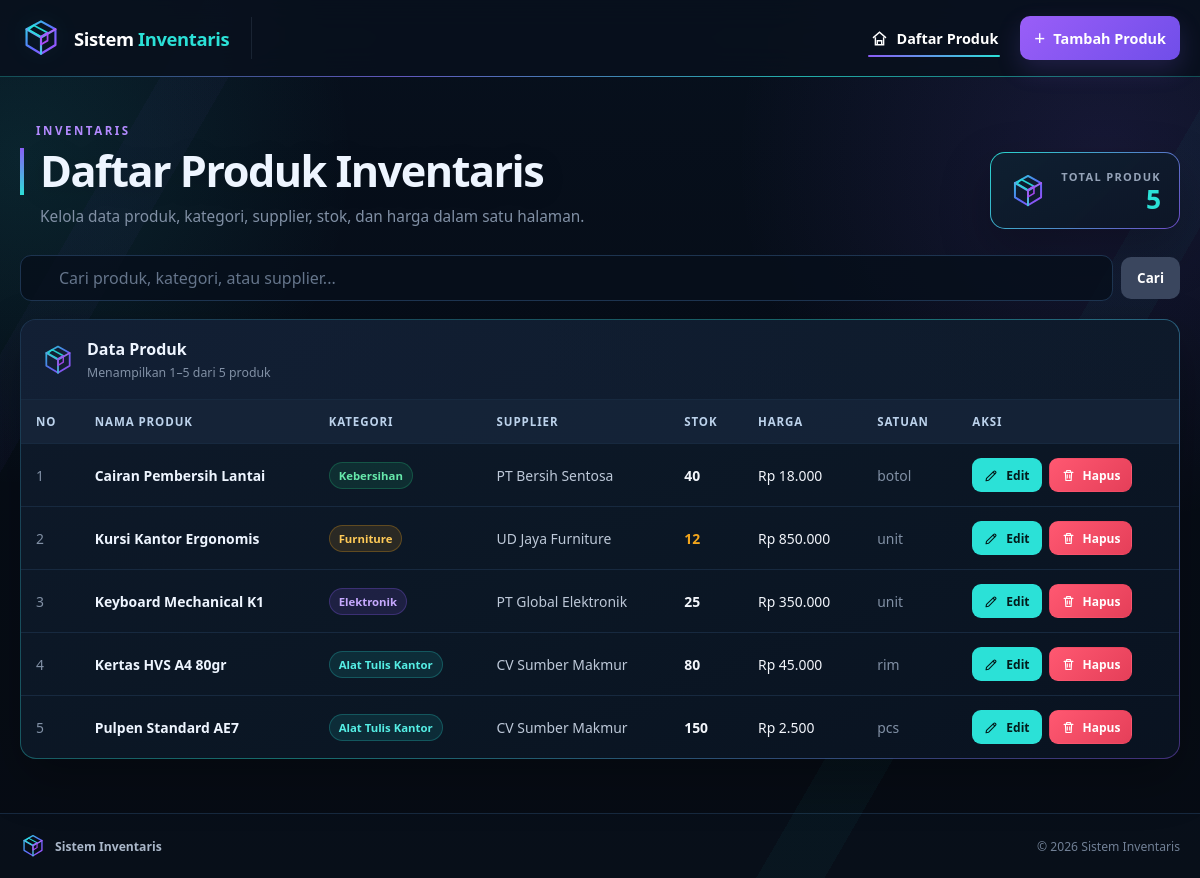
The page / on the database its author committed.
### tables this page shows
CREATE TABLE produk (
    id_produk INT AUTO_INCREMENT PRIMARY KEY,
    nama_produk VARCHAR(150) NOT NULL,
    id_kategori INT NOT NULL,
    id_supplier INT NOT NULL,
    stok INT NOT NULL DEFAULT 0,
    harga DECIMAL(12,2) NOT NULL DEFAULT 0,
    satuan VARCHAR(30) NOT NULL DEFAULT 'pcs',
    created_at TIMESTAMP DEFAULT CURRENT_TIMESTAMP,
    CONSTRAINT fk_produk_kategori FOREIGN KEY (id_kategori)
        REFERENCES kategori(id_kategori)
        ON DELETE RESTRICT
        ON UPDATE CASCADE,
    CONSTRAINT fk_produk_supplier FOREIGN KEY (id_supplier)
        REFERENCES supplier(id_supplier)
        ON DELETE RESTRICT
        ON UPDATE CASCADE
);

CREATE TABLE kategori (
    id_kategori INT AUTO_INCREMENT PRIMARY KEY,
    nama_kategori VARCHAR(100) NOT NULL,
    deskripsi VARCHAR(255) DEFAULT NULL,
    created_at TIMESTAMP DEFAULT CURRENT_TIMESTAMP
);

CREATE TABLE supplier (
    id_supplier INT AUTO_INCREMENT PRIMARY KEY,
    nama_supplier VARCHAR(100) NOT NULL,
    kontak VARCHAR(50) DEFAULT NULL,
    alamat VARCHAR(255) DEFAULT NULL,
    created_at TIMESTAMP DEFAULT CURRENT_TIMESTAMP
);

### config/helpers.php (called while the page is built, shortened)
<?php
function e($value): string
{
    return htmlspecialchars((string) $value, ENT_QUOTES, 'UTF-8');
}
function categoryBadgeClass(string $category): string
{
    return match (mb_strtolower(trim($category), 'UTF-8')) {
        'alat tulis kantor' => 'badge-cat-stationery',
        'elektronik' => 'badge-cat-electronic',
        'furniture' => 'badge-cat-furniture',
        'bahan baku' => 'badge-cat-material',
        'kebersihan' => 'badge-cat-cleaning',
        default => 'badge-cat-default',
    };
}

### index.php (the view, shortened to what this page needs)
<?php
require_once __DIR__ . '/config/helpers.php';
$db = Database::getInstance()->getConnection();
$search = trim($_GET['search'] ?? '');
$limit = 5;
$page = max(1, (int) ($_GET['page'] ?? 1));
$where = '';
$countSql = "SELECT COUNT(*)
             FROM produk p
             INNER JOIN kategori k ON p.id_kategori = k.id_kategori
             INNER JOIN supplier s ON p.id_supplier = s.id_supplier
             {$where}";
$countStmt = $db->prepare($countSql);
$countStmt->execute();
$totalRows = (int) $countStmt->fetchColumn();
$totalPages = max(1, (int) ceil($totalRows / $limit));
$page = min($page, $totalPages);
$offset = ($page - 1) * $limit;
$sql = "SELECT p.id_produk,
               p.id_kategori,
               p.nama_produk,
               p.stok,
               p.harga,
               p.satuan,
               k.nama_kategori,
               s.nama_supplier
        FROM produk p
        INNER JOIN kategori k ON p.id_kategori = k.id_kategori
        INNER JOIN supplier s ON p.id_supplier = s.id_supplier
        {$where}
        ORDER BY p.id_produk DESC
        LIMIT :limit OFFSET :offset";
$stmt = $db->prepare($sql);
$stmt->bindValue(':limit', $limit, PDO::PARAM_INT);
$stmt->bindValue(':offset', $offset, PDO::PARAM_INT);
$stmt->execute();
$produkList = $stmt->fetchAll();
$rangeStart = $totalRows > 0 ? $offset + 1 : 0;
$rangeEnd = min($offset + $limit, $totalRows);
include __DIR__ . '/includes/header.php';
?>
<section class="page-heading">
    <div>
        <p class="eyebrow">INVENTARIS</p>
        <h1>Daftar Produk Inventaris</h1>
        <p class="page-description">Kelola data produk, kategori, supplier, stok, dan harga dalam satu halaman.</p>
    </div>
    <div class="stat-card">
        <span class="stat-icon" aria-hidden="true"><img src="assets/logo-inventaris.svg" alt=""></span>
        <div class="stat-content">
            <span class="stat-label">Total Produk</span>
            <strong><?php echo $totalRows; ?></strong>
        </div>
    </div>
</section>
<div class="toolbar">
    <form class="search-form" method="get" action="index.php" role="search">
        <div class="search-input-wrap">
            <input id="search" type="search" name="search" placeholder="Cari produk, kategori, atau supplier..."
                   value="<?php echo e($search); ?>">
        </div>
        <button type="submit" class="btn btn-secondary">Cari</button>
    </form>
</div>
<?php if ($totalRows === 0): ?>
    <section class="empty-state">
        <div class="empty-icon"><img src="assets/logo-inventaris.svg" alt=""></div>
        <h2>Tidak ada produk ditemukan</h2>
        <p><?php echo $search !== '' ? 'Coba gunakan kata kunci lain.' : 'Belum ada data produk di database.'; ?></p>
        <?php if ($search !== ''): ?>
            <a href="index.php" class="btn btn-secondary">Lihat Semua Produk</a>
        <?php else: ?>
            <a href="tambah.php" class="btn btn-primary">Tambah Produk Pertama</a>
        <?php endif; ?>
    </section>
<?php else: ?>
    <section class="table-card">
        <div class="table-head">
            <div class="table-title">
                <div class="table-title-icon" aria-hidden="true"><img src="assets/logo-inventaris.svg" alt=""></div>
                <div>
                <h2>Data Produk</h2>
                <p>Menampilkan <?php echo $rangeStart; ?>–<?php echo $rangeEnd; ?> dari <?php echo $totalRows; ?> produk</p>
                </div>
            </div>
        </div>
        <div class="table-wrap">
            <table>
                <thead>
                <tr>
                    <th>No</th>
                    <th>Nama Produk</th>
                    <th>Kategori</th>
                    <th>Supplier</th>
                    <th>Stok</th>
                    <th>Harga</th>
                    <th>Satuan</th>
                    <th>Aksi</th>
                </tr>
                </thead>
                <tbody>
                <?php $no = $offset + 1; ?>
                <?php foreach ($produkList as $row): ?>
                    <tr>
                        <td class="muted-cell"><?php echo $no++; ?></td>
                        <td>
                            <div class="product-name"><?php echo e($row['nama_produk']); ?></div>
                        </td>
                        <td><span class="badge <?php echo categoryBadgeClass($row['nama_kategori']); ?>"><?php echo e($row['nama_kategori']); ?></span></td>
                        <td><?php echo e($row['nama_supplier']); ?></td>
                        <td>
                            <span class="stock-value <?php echo ((int) $row['stok'] < 15) ? 'stock-low' : ''; ?>">
                                <?php echo e($row['stok']); ?>
                            </span>
                        </td>
                        <td class="price">Rp <?php echo number_format((float) $row['harga'], 0, ',', '.'); ?></td>
                        <td class="muted-cell"><?php echo e($row['satuan']); ?></td>
                        <td>
                            <div class="action-group">
                                <a class="btn btn-edit btn-sm" href="edit.php?id=<?php echo urlencode((string) $row['id_produk']); ?>">
                                    <svg viewBox="0 0 24 24" aria-hidden="true"><path d="m4 16.5-.7 3.9 3.9-.7L18.6 8.3a1.7 1.7 0 0 0 0-2.4l-.5-.5a1.7 1.7 0 0 0-2.4 0L4 16.5Z"/><path d="m14.7 6.8 2.5 2.5"/></svg>
                                    Edit
                                </a>
                                <form method="post" action="hapus.php" class="inline-form"
                                      onsubmit="return confirm('Yakin ingin menghapus produk ini? Tindakan ini tidak dapat dibatalkan.');">
                                    <button type="submit" class="btn btn-danger btn-sm">
                                        <svg viewBox="0 0 24 24" aria-hidden="true"><path d="M5 7h14"/><path d="M9 7V4h6v3"/><path d="m7 7 .8 13h8.4L17 7"/><path d="M10 11v5M14 11v5"/></svg>
                                        Hapus
                                    </button>
                                </form>
                            </div>
                        </td>
                    </tr>
                <?php endforeach; ?>
                </tbody>
            </table>
        </div>
    </section>
<?php endif; ?>
<?php include __DIR__ . '/includes/footer.php'; ?>

### includes/header.php (shortened to what this page needs)
<?php
$currentPage = basename($_SERVER['PHP_SELF'] ?? 'index.php');
?>
<!DOCTYPE html>
<html lang="id">
<head>
    <link rel="stylesheet" href="css/style.css">
</head>
<body>
<header class="navbar">
    <div class="navbar-inner">
        <a class="brand" href="index.php" aria-label="Sistem Inventaris">
            <span class="brand-mark" aria-hidden="true">
                <img src="assets/logo-inventaris.svg" alt="">
            </span>
            <span class="brand-text">Sistem <strong>Inventaris</strong></span>
        </a>
        <nav class="navbar-links" aria-label="Navigasi utama">
            <a href="index.php" class="nav-link <?php echo $currentPage === 'index.php' ? 'active' : ''; ?>">
                <span class="nav-icon" aria-hidden="true">
                    <svg viewBox="0 0 24 24" fill="none" stroke="currentColor" stroke-width="1.8">
                        <path d="M3.8 11.2 12 4l8.2 7.2"/>
                        <path d="M6.8 10.5V20h10.4v-9.5"/>
                        <path d="M9.2 20v-5.2h5.6V20"/>
                    </svg>
                </span>
                <span>Daftar Produk</span>
            </a>
            <a class="nav-action" href="tambah.php">
                <span class="plus-icon" aria-hidden="true">+</span>
                <span>Tambah Produk</span>
            </a>
        </nav>
    </div>
</header>
<main class="container">

### includes/footer.php
</main>
<footer class="footer">
    <div class="footer-inner">
        <div class="footer-brand">
            <img src="assets/logo-inventaris.svg" alt="" aria-hidden="true">
            <span>Sistem Inventaris</span>
        </div>
        <span class="footer-copy">© 2026 Sistem Inventaris</span>
    </div>
</footer>
</body>
</html>

### rows shown on the page
produk: nama_produk "Cairan Pembersih Lantai", id_kategori.nama_kategori "Kebersihan", id_supplier.nama_supplier "PT Bersih Sentosa", stok "40", harga "18.000", satuan "botol"
produk: nama_produk "Kursi Kantor Ergonomis", id_kategori.nama_kategori "Furniture", id_supplier.nama_supplier "UD Jaya Furniture", stok "12", harga "850.000", satuan "unit"
produk: nama_produk "Keyboard Mechanical K1", id_kategori.nama_kategori "Elektronik", id_supplier.nama_supplier "PT Global Elektronik", stok "25", harga "350.000", satuan "unit"
produk: nama_produk "Kertas HVS A4 80gr", id_kategori.nama_kategori "Alat Tulis Kantor", id_supplier.nama_supplier "CV Sumber Makmur", stok "80", harga "45.000", satuan "rim"
produk: nama_produk "Pulpen Standard AE7", id_kategori.nama_kategori "Alat Tulis Kantor", id_supplier.nama_supplier "CV Sumber Makmur", stok "150", harga "2.500", satuan "pcs"

### other values the page prints
$totalRows "5"
$rangeStart "1"
$rangeEnd "5"
